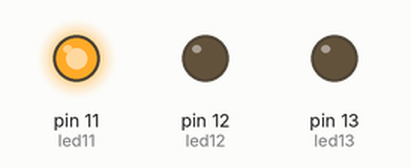
Recording of a sketch running on a simulated Arduino Uno, built with avr-gcc and run on an emulated ATmega328P. Shown: output pins drawn as LEDs (lit = HIGH).

Above: at 0.2 s.
At 0.7 s:
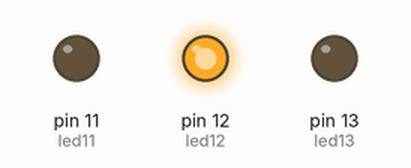
At 2.7 s:
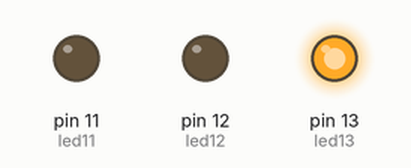
Timing chart, 0 to 3.5 s (numbered marks = the images above):
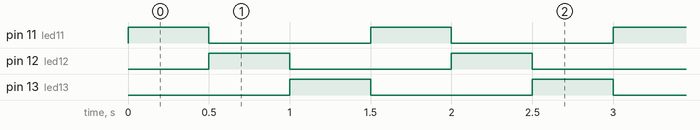

Measured:
- by itself, pin 11 (led11), pin 12 (led12), pin 13 (led13): alternates HIGH for 0.50 s and LOW for 1.0 s
- by itself, everything shown: repeats every 1.5 s, in 4 steps

The sketch:

ders_1_ledleri_sirayla_yakma.ino
```cpp
// BU KOD MUCİT AKADEMİSİ İÇİN EMRE DEMİRÖZ HOCA TARAFINDAN HAZIRLANMIŞTIR.
// Ders 1 - LEDleri Sirayla Yakma
// Amac: 11, 12 ve 13 numarali pinlerdeki LED'leri sirayla yakmak.
// LED'lerin kisa bacaklari GND pinine baglanir.

int led11 = 11; // Birinci LED 11 numarali pine bagli.
int led12 = 12; // Ikinci LED 12 numarali pine bagli.
int led13 = 13; // Ucuncu LED 13 numarali pine bagli.

void setup() {
  // LED pinlerini cikis olarak ayarliyoruz.
  pinMode(led11, OUTPUT);
  pinMode(led12, OUTPUT);
  pinMode(led13, OUTPUT);
}

void loop() {
  // Once 11 numarali pine bagli LED yanar.
  digitalWrite(led11, HIGH);
  delay(500);
  digitalWrite(led11, LOW);

  // Sonra 12 numarali pine bagli LED yanar.
  digitalWrite(led12, HIGH);
  delay(500);
  digitalWrite(led12, LOW);

  // Son olarak 13 numarali pine bagli LED yanar.
  digitalWrite(led13, HIGH);
  delay(500);
  digitalWrite(led13, LOW);
}
```
